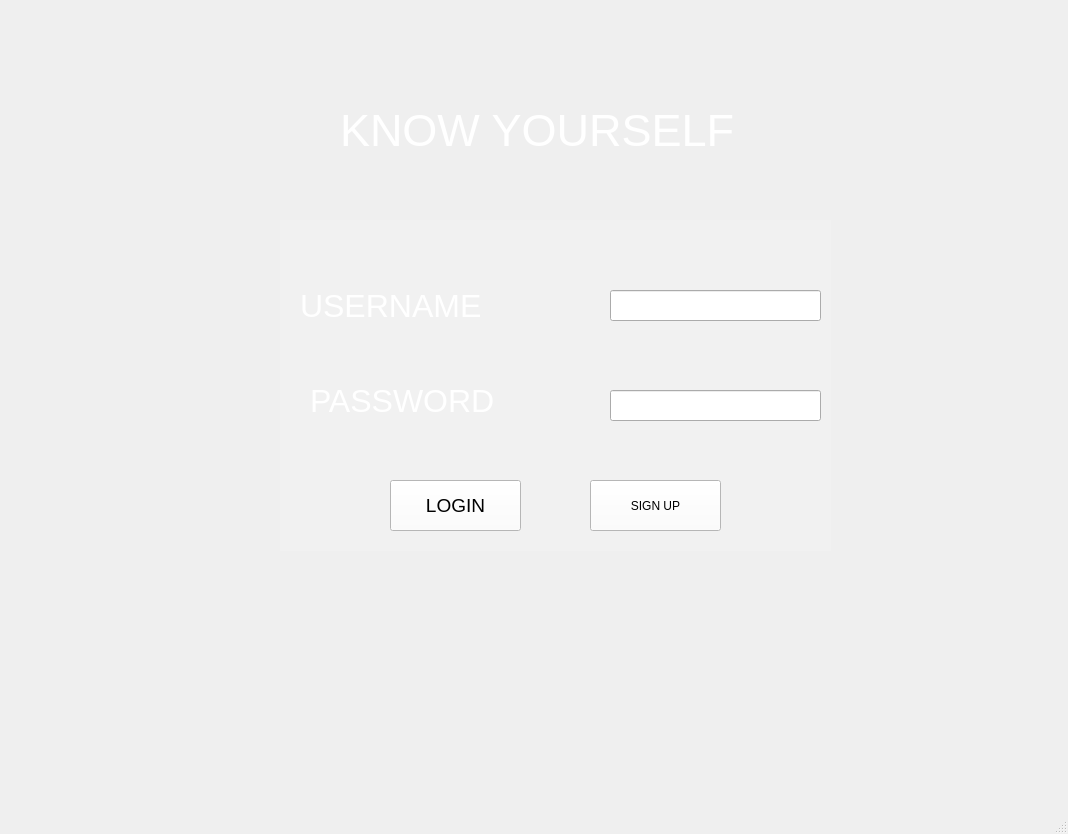
<?xml version="1.0" encoding="UTF-8"?>
<ui version="4.0">
 <class>MainWindow</class>
 <widget class="QMainWindow" name="MainWindow">
  <property name="geometry">
   <rect>
    <x>0</x>
    <y>0</y>
    <width>1068</width>
    <height>834</height>
   </rect>
  </property>
  <property name="windowTitle">
   <string>MainWindow</string>
  </property>
  <widget class="QWidget" name="centralwidget">
   <widget class="QLabel" name="label">
    <property name="geometry">
     <rect>
      <x>-370</x>
      <y>-10</y>
      <width>1691</width>
      <height>781</height>
     </rect>
    </property>
    <property name="text">
     <string/>
    </property>
    <property name="pixmap">
     <pixmap>Pictures/172206.jpg</pixmap>
    </property>
   </widget>
   <widget class="QLabel" name="label_3">
    <property name="geometry">
     <rect>
      <x>340</x>
      <y>90</y>
      <width>481</width>
      <height>81</height>
     </rect>
    </property>
    <property name="font">
     <font>
      <family>MS Shell Dlg 2</family>
      <pointsize>34</pointsize>
      <weight>9</weight>
      <italic>false</italic>
      <bold>false</bold>
     </font>
    </property>
    <property name="styleSheet">
     <string notr="true">font: 75 34pt &quot;MS Shell Dlg 2&quot;;
color: rgb(255, 255, 255);</string>
    </property>
    <property name="text">
     <string>KNOW YOURSELF</string>
    </property>
   </widget>
   <widget class="QLabel" name="label_5">
    <property name="geometry">
     <rect>
      <x>280</x>
      <y>220</y>
      <width>551</width>
      <height>331</height>
     </rect>
    </property>
    <property name="styleSheet">
     <string notr="true">background-color: rgba(255, 255, 255,25);</string>
    </property>
    <property name="text">
     <string/>
    </property>
   </widget>
   <widget class="QPushButton" name="login">
    <property name="geometry">
     <rect>
      <x>390</x>
      <y>480</y>
      <width>131</width>
      <height>51</height>
     </rect>
    </property>
    <property name="font">
     <font>
      <family>Microsoft YaHei UI</family>
      <pointsize>14</pointsize>
      <weight>9</weight>
      <italic>false</italic>
      <bold>false</bold>
     </font>
    </property>
    <property name="styleSheet">
     <string notr="true">font: 75 14pt &quot;Microsoft YaHei UI&quot;;
background-color: rgb(255, 255, 255);</string>
    </property>
    <property name="text">
     <string>LOGIN</string>
    </property>
   </widget>
   <widget class="QLabel" name="username">
    <property name="geometry">
     <rect>
      <x>300</x>
      <y>290</y>
      <width>231</width>
      <height>31</height>
     </rect>
    </property>
    <property name="font">
     <font>
      <family>MS Shell Dlg 2</family>
      <pointsize>24</pointsize>
      <weight>9</weight>
      <italic>false</italic>
      <bold>false</bold>
     </font>
    </property>
    <property name="styleSheet">
     <string notr="true">font: 14pt &quot;Open Sans&quot;;
font: 75 24pt &quot;MS Shell Dlg 2&quot;;
color: rgb(255, 255, 255);</string>
    </property>
    <property name="text">
     <string>USERNAME</string>
    </property>
   </widget>
   <widget class="QLabel" name="password">
    <property name="geometry">
     <rect>
      <x>310</x>
      <y>380</y>
      <width>211</width>
      <height>41</height>
     </rect>
    </property>
    <property name="font">
     <font>
      <family>MS Shell Dlg 2</family>
      <pointsize>24</pointsize>
      <weight>9</weight>
      <italic>false</italic>
      <bold>false</bold>
     </font>
    </property>
    <property name="styleSheet">
     <string notr="true">color: rgb(255, 255, 255);
font: 75 24pt &quot;MS Shell Dlg 2&quot;;</string>
    </property>
    <property name="text">
     <string>PASSWORD</string>
    </property>
   </widget>
   <widget class="QLineEdit" name="lineEdit_3">
    <property name="geometry">
     <rect>
      <x>610</x>
      <y>290</y>
      <width>211</width>
      <height>31</height>
     </rect>
    </property>
   </widget>
   <widget class="QLineEdit" name="lineEdit_4">
    <property name="geometry">
     <rect>
      <x>610</x>
      <y>390</y>
      <width>211</width>
      <height>31</height>
     </rect>
    </property>
   </widget>
   <widget class="QPushButton" name="signup">
    <property name="geometry">
     <rect>
      <x>590</x>
      <y>480</y>
      <width>131</width>
      <height>51</height>
     </rect>
    </property>
    <property name="styleSheet">
     <string notr="true">font: 75 14pt &quot;Microsoft YaHei UI&quot;;
background-color: rgb(255, 255, 255);</string>
    </property>
    <property name="text">
     <string>SIGN UP</string>
    </property>
   </widget>
  </widget>
  <widget class="QMenuBar" name="menubar">
   <property name="geometry">
    <rect>
     <x>0</x>
     <y>0</y>
     <width>1068</width>
     <height>26</height>
    </rect>
   </property>
  </widget>
  <widget class="QStatusBar" name="statusbar"/>
 </widget>
 <resources/>
 <connections/>
</ui>
